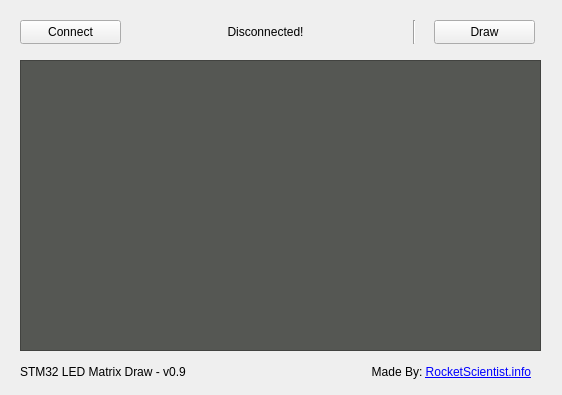
<?xml version="1.0" encoding="UTF-8"?>
<ui version="4.0">
 <class>MainWindow</class>
 <widget class="QMainWindow" name="MainWindow">
  <property name="geometry">
   <rect>
    <x>0</x>
    <y>0</y>
    <width>562</width>
    <height>395</height>
   </rect>
  </property>
  <property name="windowTitle">
   <string>STM32 LED Matrix Draw</string>
  </property>
  <widget class="QWidget" name="centralWidget">
   <widget class="QPushButton" name="ConnectButton">
    <property name="geometry">
     <rect>
      <x>20</x>
      <y>20</y>
      <width>101</width>
      <height>24</height>
     </rect>
    </property>
    <property name="text">
     <string>Connect</string>
    </property>
   </widget>
   <widget class="QLabel" name="StatusLabel">
    <property name="geometry">
     <rect>
      <x>140</x>
      <y>20</y>
      <width>251</width>
      <height>24</height>
     </rect>
    </property>
    <property name="frameShape">
     <enum>QFrame::NoFrame</enum>
    </property>
    <property name="frameShadow">
     <enum>QFrame::Sunken</enum>
    </property>
    <property name="text">
     <string>Disconnected!</string>
    </property>
    <property name="alignment">
     <set>Qt::AlignCenter</set>
    </property>
   </widget>
   <widget class="QTableWidget" name="LEDTable">
    <property name="geometry">
     <rect>
      <x>20</x>
      <y>60</y>
      <width>521</width>
      <height>291</height>
     </rect>
    </property>
    <property name="cursor" stdset="0">
     <cursorShape>CrossCursor</cursorShape>
    </property>
    <property name="styleSheet">
     <string notr="true">background-color: rgb(85, 87, 83);
gridline-color: rgb(136, 138, 133);</string>
    </property>
    <property name="editTriggers">
     <set>QAbstractItemView::NoEditTriggers</set>
    </property>
    <property name="gridStyle">
     <enum>Qt::DashLine</enum>
    </property>
    <attribute name="horizontalHeaderVisible">
     <bool>false</bool>
    </attribute>
    <attribute name="horizontalHeaderDefaultSectionSize">
     <number>16</number>
    </attribute>
    <attribute name="horizontalHeaderMinimumSectionSize">
     <number>16</number>
    </attribute>
    <attribute name="verticalHeaderVisible">
     <bool>false</bool>
    </attribute>
    <attribute name="verticalHeaderDefaultSectionSize">
     <number>16</number>
    </attribute>
    <attribute name="verticalHeaderMinimumSectionSize">
     <number>16</number>
    </attribute>
   </widget>
   <widget class="QPushButton" name="DrawEraseToggleButton">
    <property name="geometry">
     <rect>
      <x>434</x>
      <y>20</y>
      <width>101</width>
      <height>24</height>
     </rect>
    </property>
    <property name="text">
     <string>Draw</string>
    </property>
    <property name="checkable">
     <bool>true</bool>
    </property>
   </widget>
   <widget class="Line" name="line">
    <property name="geometry">
     <rect>
      <x>404</x>
      <y>20</y>
      <width>21</width>
      <height>24</height>
     </rect>
    </property>
    <property name="orientation">
     <enum>Qt::Vertical</enum>
    </property>
   </widget>
   <widget class="QLabel" name="CopyRightLabel">
    <property name="geometry">
     <rect>
      <x>320</x>
      <y>360</y>
      <width>211</width>
      <height>24</height>
     </rect>
    </property>
    <property name="frameShape">
     <enum>QFrame::NoFrame</enum>
    </property>
    <property name="frameShadow">
     <enum>QFrame::Sunken</enum>
    </property>
    <property name="text">
     <string>&lt;html&gt;&lt;head/&gt;&lt;body&gt;&lt;p&gt;Made By: &lt;a href=&quot;http://RocketScientist.info&quot;&gt;&lt;span style=&quot; text-decoration: underline; color:#0000ff;&quot;&gt;RocketScientist.info&lt;/span&gt;&lt;/a&gt;&lt;/p&gt;&lt;/body&gt;&lt;/html&gt;</string>
    </property>
    <property name="alignment">
     <set>Qt::AlignRight|Qt::AlignTrailing|Qt::AlignVCenter</set>
    </property>
   </widget>
   <widget class="QLabel" name="StatusLabel_2">
    <property name="geometry">
     <rect>
      <x>20</x>
      <y>360</y>
      <width>251</width>
      <height>24</height>
     </rect>
    </property>
    <property name="frameShape">
     <enum>QFrame::NoFrame</enum>
    </property>
    <property name="frameShadow">
     <enum>QFrame::Sunken</enum>
    </property>
    <property name="text">
     <string>STM32 LED Matrix Draw - v0.9</string>
    </property>
    <property name="alignment">
     <set>Qt::AlignLeading|Qt::AlignLeft|Qt::AlignVCenter</set>
    </property>
   </widget>
  </widget>
  <action name="actionConnectButtonAction">
   <property name="text">
    <string>ConnectButtonAction</string>
   </property>
  </action>
  <action name="actionTableCellAction">
   <property name="text">
    <string>TableCellAction</string>
   </property>
  </action>
  <action name="actionDrawEraseToggleAction">
   <property name="text">
    <string>DrawEraseToggleAction</string>
   </property>
  </action>
 </widget>
 <layoutdefault spacing="6" margin="11"/>
 <resources/>
 <connections>
  <connection>
   <sender>ConnectButton</sender>
   <signal>clicked()</signal>
   <receiver>actionConnectButtonAction</receiver>
   <slot>trigger()</slot>
   <hints>
    <hint type="sourcelabel">
     <x>465</x>
     <y>40</y>
    </hint>
    <hint type="destinationlabel">
     <x>-1</x>
     <y>-1</y>
    </hint>
   </hints>
  </connection>
  <connection>
   <sender>LEDTable</sender>
   <signal>itemSelectionChanged()</signal>
   <receiver>actionTableCellAction</receiver>
   <slot>trigger()</slot>
   <hints>
    <hint type="sourcelabel">
     <x>276</x>
     <y>198</y>
    </hint>
    <hint type="destinationlabel">
     <x>-1</x>
     <y>-1</y>
    </hint>
   </hints>
  </connection>
  <connection>
   <sender>DrawEraseToggleButton</sender>
   <signal>toggled(bool)</signal>
   <receiver>actionDrawEraseToggleAction</receiver>
   <slot>trigger()</slot>
   <hints>
    <hint type="sourcelabel">
     <x>480</x>
     <y>31</y>
    </hint>
    <hint type="destinationlabel">
     <x>-1</x>
     <y>-1</y>
    </hint>
   </hints>
  </connection>
  <connection>
   <sender>LEDTable</sender>
   <signal>clicked(QModelIndex)</signal>
   <receiver>actionTableCellAction</receiver>
   <slot>trigger()</slot>
   <hints>
    <hint type="sourcelabel">
     <x>276</x>
     <y>188</y>
    </hint>
    <hint type="destinationlabel">
     <x>-1</x>
     <y>-1</y>
    </hint>
   </hints>
  </connection>
 </connections>
</ui>
